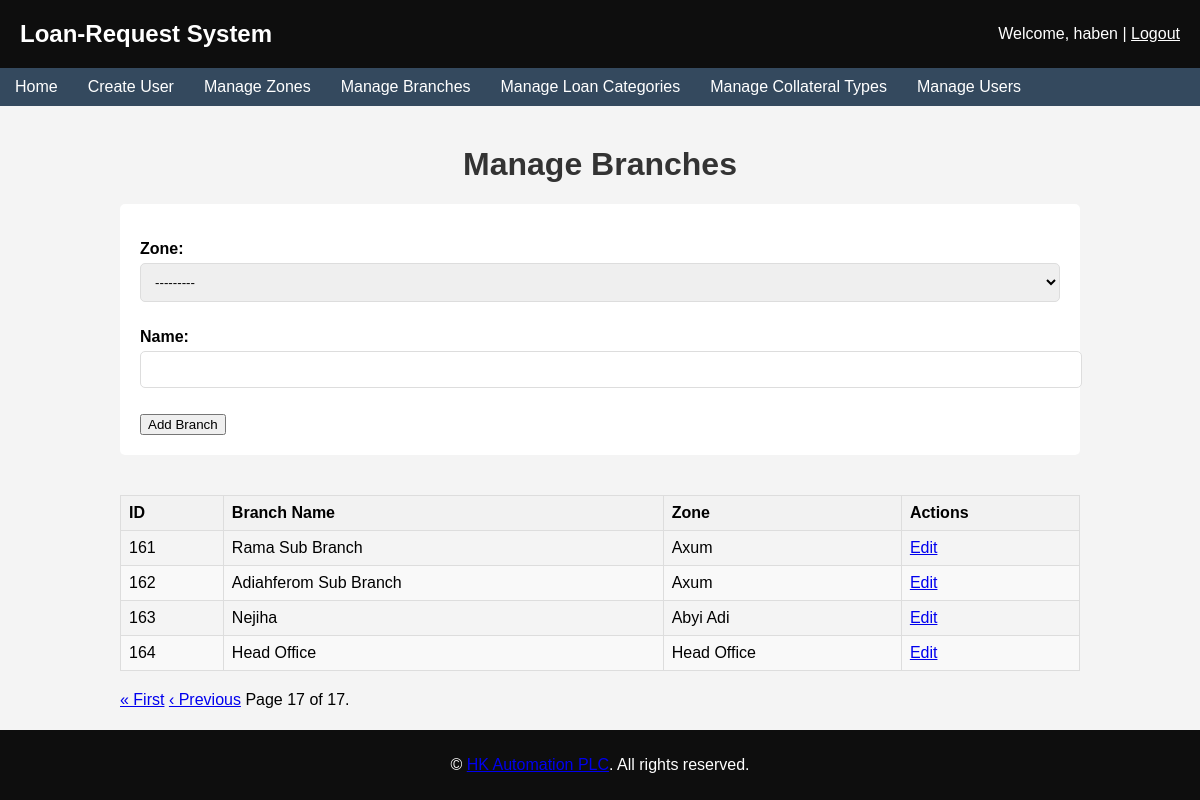
Page /manage_branches/?page=20 (signed in) on the earlier database version.
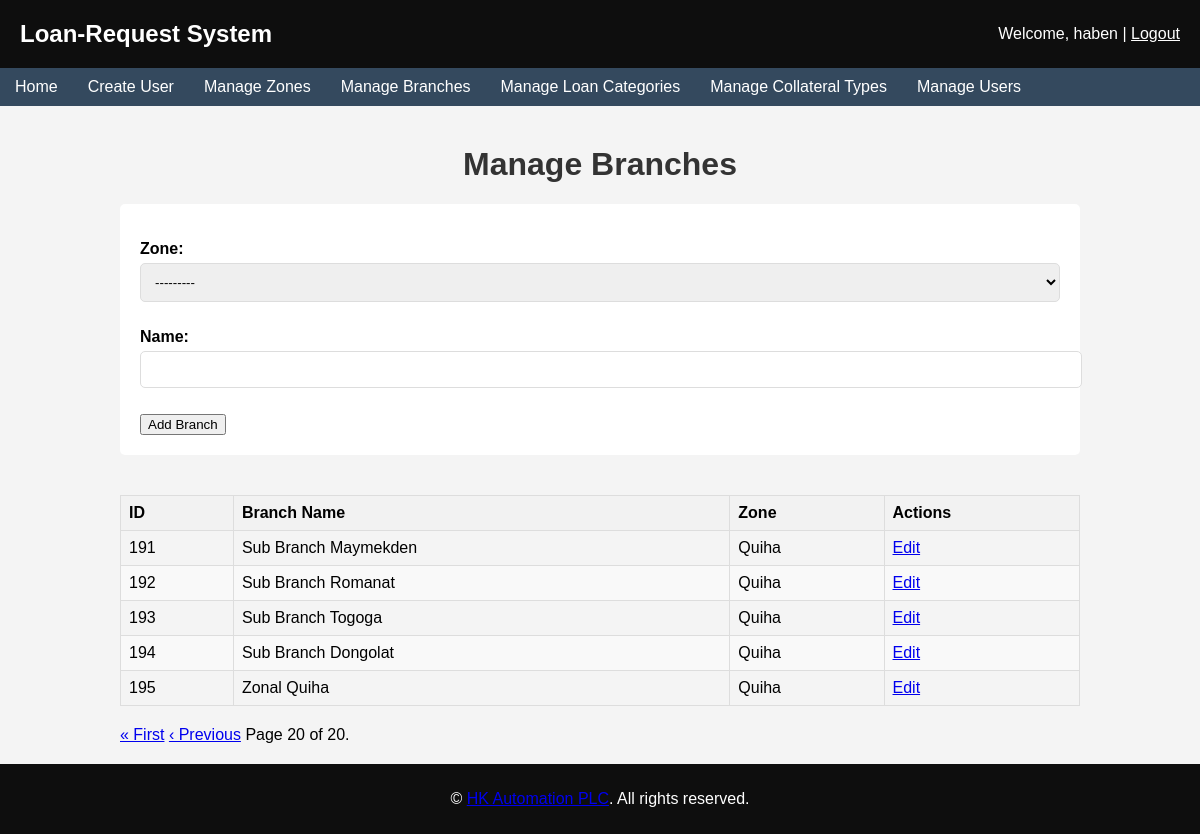
Same page on the later database version.
### loans/models.py (models this page shows, shortened)
class Branch(models.Model):
    zone = models.ForeignKey(Zone, on_delete=models.CASCADE)
    name = models.CharField(max_length=255, unique=True)

class Zone(models.Model):
    name = models.CharField(max_length=255)
    def __str__(self):
        return self.name

### loans/views.py (the view)
# urls.py: path('manage_branches/', views.manage_branches, name='manage_branches'),
@login_required
@user_passes_test(lambda u: u.is_superuser)
def manage_branches(request):
    branches = Branch.objects.select_related('zone').all()
    paginator = Paginator(branches, 10)  # Show 10 branches per page
    page_number = request.GET.get('page')
    page_obj = paginator.get_page(page_number)
    if request.method == 'POST':
        form = BranchForm(request.POST)
        if form.is_valid():
            form.save()
            return redirect('manage_branches')
    else:
        form = BranchForm()
    context = {
        'form': form,
        'page_obj': page_obj
    }
    return render(request, 'loans/manage_branches.html', context)

### loans/forms.py
class BranchForm(forms.ModelForm):
    class Meta:
        model = Branch
        fields = ['zone', 'name']

### templates/loans/manage_branches.html (shortened to what this page needs)
{% extends "base.html" %}
{% block content %}
<h1>Manage Branches</h1>
<form method="post" action="{% url 'manage_branches' %}">
    {{ form.as_p }}
    <button type="submit">Add Branch</button>
</form>
<div class="table-container">
    <table>
        <thead>
            <tr>
                <th>ID</th>
                <th>Branch Name</th>
                <th>Zone</th>
                <th>Actions</th>
            </tr>
        </thead>
        <tbody>
            {% for branch in page_obj %}
            <tr>
                <td>{{ branch.id }}</td>
                <td>{{ branch.name }}</td>
                <td>{{ branch.zone.name }}</td>
                <td>
                    <a href="{% url 'edit_branch' branch.id %}">Edit</a>
                </td>
            </tr>
            {% endfor %}
        </tbody>
    </table>
</div>
<div class="pagination">
    <span class="step-links">
        {% if page_obj.has_previous %}
            <a href="?page=1">&laquo; First</a>
            <a href="?page={{ page_obj.previous_page_number }}">&lsaquo; Previous</a>
        {% endif %}
        <span class="current">
            Page {{ page_obj.number }} of {{ page_obj.paginator.num_pages }}.
        </span>
    </span>
</div>
{% endblock %}

Differences in the rows shown:
no longer on this page (row unchanged): Branch: id "161", name "Rama Sub Branch", zone.name "Axum"
no longer on this page (row unchanged): Branch: id "162", name "Adiahferom Sub Branch", zone.name "Axum"
no longer on this page (row unchanged): Branch: id "163", name "Nejiha", zone.name "Abyi Adi"
no longer on this page (row unchanged): Branch: id "164", name "Head Office", zone.name "Head Office"
added Branch: id "191", name "Sub Branch Maymekden", zone.name "Quiha"
added Branch: id "192", name "Sub Branch Romanat", zone.name "Quiha"
added Branch: id "193", name "Sub Branch Togoga", zone.name "Quiha"
added Branch: id "194", name "Sub Branch Dongolat", zone.name "Quiha"
added Branch: id "195", name "Zonal Quiha", zone.name "Quiha"
Other differences:
{{ page_obj.number }}: "17" → "20"
{{ page_obj.paginator.num_pages }}: "17" → "20"
